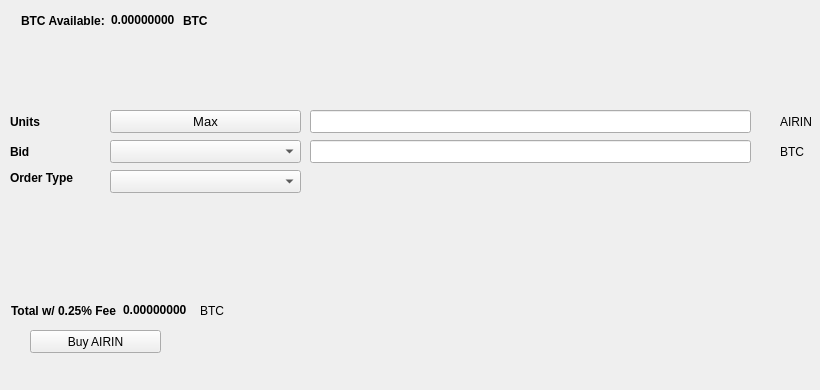
   <widget class="QWidget" name="BuyTab">
    <attribute name="title">
     <string>Buy</string>
    </attribute>
    <widget class="QPushButton" name="BuyAIRIN">
     <property name="geometry">
      <rect>
       <x>30</x>
       <y>330</y>
       <width>131</width>
       <height>23</height>
      </rect>
     </property>
     <property name="text">
      <string>Buy AIRIN</string>
     </property>
     <property name="icon">
      <iconset resource="../airin.qrc">
       <normaloff>:/icons/bitcoin</normaloff>:/icons/bitcoin</iconset>
     </property>
    </widget>
    <widget class="QLabel" name="label_3">
     <property name="geometry">
      <rect>
       <x>10</x>
       <y>110</y>
       <width>46</width>
       <height>23</height>
      </rect>
     </property>
     <property name="font">
      <font>
       <weight>75</weight>
       <bold>true</bold>
      </font>
     </property>
     <property name="text">
      <string>Units</string>
     </property>
    </widget>
    <widget class="QLineEdit" name="UnitsInput">
     <property name="geometry">
      <rect>
       <x>310</x>
       <y>110</y>
       <width>441</width>
       <height>23</height>
      </rect>
     </property>
     <property name="font">
      <font>
       <pointsize>9</pointsize>
       <weight>75</weight>
       <bold>true</bold>
      </font>
     </property>
    </widget>
    <widget class="QLineEdit" name="BuyBidPriceEdit">
     <property name="geometry">
      <rect>
       <x>310</x>
       <y>140</y>
       <width>441</width>
       <height>23</height>
      </rect>
     </property>
     <property name="font">
      <font>
       <pointsize>9</pointsize>
       <weight>75</weight>
       <bold>true</bold>
      </font>
     </property>
    </widget>
    <widget class="QLabel" name="label_4">
     <property name="geometry">
      <rect>
       <x>780</x>
       <y>110</y>
       <width>31</width>
       <height>23</height>
      </rect>
     </property>
     <property name="text">
      <string>AIRIN</string>
     </property>
    </widget>
    <widget class="QLabel" name="label_5">
     <property name="geometry">
      <rect>
       <x>780</x>
       <y>140</y>
       <width>31</width>
       <height>23</height>
      </rect>
     </property>
     <property name="text">
      <string>BTC</string>
     </property>
    </widget>
    <widget class="QLabel" name="label_6">
     <property name="geometry">
      <rect>
       <x>10</x>
       <y>140</y>
       <width>46</width>
       <height>23</height>
      </rect>
     </property>
     <property name="font">
      <font>
       <weight>75</weight>
       <bold>true</bold>
      </font>
     </property>
     <property name="text">
      <string>Bid</string>
     </property>
    </widget>
    <widget class="QLabel" name="label_7">
     <property name="geometry">
      <rect>
       <x>10</x>
       <y>170</y>
       <width>91</width>
       <height>16</height>
      </rect>
     </property>
     <property name="font">
      <font>
       <weight>75</weight>
       <bold>true</bold>
      </font>
     </property>
     <property name="text">
      <string>Order Type</string>
     </property>
    </widget>
    <widget class="QPushButton" name="Buy_Max_Amount">
     <property name="geometry">
      <rect>
       <x>110</x>
       <y>110</y>
       <width>191</width>
       <height>23</height>
      </rect>
     </property>
     <property name="font">
      <font>
       <pointsize>10</pointsize>
      </font>
     </property>
     <property name="text">
      <string>Max</string>
     </property>
    </widget>
    <widget class="QComboBox" name="BuyBidcomboBox">
     <property name="geometry">
      <rect>
       <x>110</x>
       <y>140</y>
       <width>191</width>
       <height>23</height>
      </rect>
     </property>
     <property name="font">
      <font>
       <pointsize>10</pointsize>
      </font>
     </property>
    </widget>
    <widget class="QComboBox" name="buyOrdertypeCombo">
     <property name="geometry">
      <rect>
       <x>110</x>
       <y>170</y>
       <width>191</width>
       <height>23</height>
      </rect>
     </property>
     <property name="font">
      <font>
       <pointsize>10</pointsize>
      </font>
     </property>
    </widget>
    <widget class="QWidget" name="layoutWidget1">
     <property name="geometry">
      <rect>
       <x>21</x>
       <y>11</y>
       <width>227</width>
       <height>19</height>
      </rect>
     </property>
     <layout class="QHBoxLayout" name="horizontalLayout_3">
      <item>
       <widget class="QLabel" name="label232">
        <property name="font">
         <font>
          <weight>75</weight>
          <bold>true</bold>
         </font>
        </property>
        <property name="text">
         <string>BTC Available:</string>
        </property>
       </widget>
      </item>
      <item>
       <widget class="QLabel" name="BtcAvailableLbl">
        <property name="palette">
         <palette>
          <active>
           <colorrole role="WindowText">
            <brush brushstyle="SolidPattern">
             <color alpha="255">
              <red>0</red>
              <green>0</green>
              <blue>0</blue>
             </color>
            </brush>
           </colorrole>
           <colorrole role="Button">
            <brush brushstyle="SolidPattern">
             <color alpha="255">
              <red>0</red>
              <green>170</green>
              <blue>0</blue>
             </color>
            </brush>
           </colorrole>
           <colorrole role="Light">
            <brush brushstyle="SolidPattern">
             <color alpha="255">
              <red>0</red>
              <green>255</green>
              <blue>0</blue>
             </color>
            </brush>
           </colorrole>
           <colorrole role="Midlight">
            <brush brushstyle="SolidPattern">
             <color alpha="255">
              <red>0</red>
              <green>212</green>
              <blue>0</blue>
             </color>
            </brush>
           </colorrole>
           <colorrole role="Dark">
            <brush brushstyle="SolidPattern">
             <color alpha="255">
              <red>0</red>
              <green>85</green>
              <blue>0</blue>
             </color>
            </brush>
           </colorrole>
           <colorrole role="Mid">
            <brush brushstyle="SolidPattern">
             <color alpha="255">
              <red>0</red>
              <green>113</green>
              <blue>0</blue>
             </color>
            </brush>
           </colorrole>
           <colorrole role="Text">
            <brush brushstyle="SolidPattern">
             <color alpha="255">
              <red>0</red>
              <green>170</green>
              <blue>0</blue>
             </color>
            </brush>
           </colorrole>
           <colorrole role="BrightText">
            <brush brushstyle="SolidPattern">
             <color alpha="255">
              <red>255</red>
              <green>255</green>
              <blue>255</blue>
             </color>
            </brush>
           </colorrole>
           <colorrole role="ButtonText">
            <brush brushstyle="SolidPattern">
             <color alpha="255">
              <red>0</red>
              <green>0</green>
              <blue>0</blue>
             </color>
            </brush>
           </colorrole>
           <colorrole role="Base">
            <brush brushstyle="SolidPattern">
             <color alpha="255">
              <red>255</red>
              <green>255</green>
              <blue>255</blue>
             </color>
            </brush>
           </colorrole>
           <colorrole role="Window">
            <brush brushstyle="SolidPattern">
             <color alpha="255">
              <red>0</red>
              <green>170</green>
              <blue>0</blue>
             </color>
            </brush>
           </colorrole>
           <colorrole role="Shadow">
            <brush brushstyle="SolidPattern">
             <color alpha="255">
              <red>0</red>
              <green>0</green>
              <blue>0</blue>
             </color>
            </brush>
           </colorrole>
           <colorrole role="AlternateBase">
            <brush brushstyle="SolidPattern">
             <color alpha="255">
              <red>127</red>
              <green>212</green>
              <blue>127</blue>
             </color>
            </brush>
           </colorrole>
           <colorrole role="ToolTipBase">
            <brush brushstyle="SolidPattern">
             <color alpha="255">
              <red>255</red>
              <green>255</green>
              <blue>220</blue>
             </color>
            </brush>
           </colorrole>
           <colorrole role="ToolTipText">
            <brush brushstyle="SolidPattern">
             <color alpha="255">
              <red>0</red>
              <green>0</green>
              <blue>0</blue>
             </color>
            </brush>
           </colorrole>
          </active>
          <inactive>
           <colorrole role="WindowText">
            <brush brushstyle="SolidPattern">
             <color alpha="255">
              <red>0</red>
              <green>0</green>
              <blue>0</blue>
             </color>
            </brush>
           </colorrole>
           <colorrole role="Button">
            <brush brushstyle="SolidPattern">
             <color alpha="255">
              <red>0</red>
              <green>170</green>
              <blue>0</blue>
             </color>
            </brush>
           </colorrole>
           <colorrole role="Light">
            <brush brushstyle="SolidPattern">
             <color alpha="255">
              <red>0</red>
              <green>255</green>
              <blue>0</blue>
             </color>
            </brush>
           </colorrole>
           <colorrole role="Midlight">
            <brush brushstyle="SolidPattern">
             <color alpha="255">
              <red>0</red>
              <green>212</green>
              <blue>0</blue>
             </color>
            </brush>
           </colorrole>
           <colorrole role="Dark">
            <brush brushstyle="SolidPattern">
             <color alpha="255">
              <red>0</red>
              <green>85</green>
              <blue>0</blue>
             </color>
            </brush>
           </colorrole>
           <colorrole role="Mid">
            <brush brushstyle="SolidPattern">
             <color alpha="255">
              <red>0</red>
              <green>113</green>
              <blue>0</blue>
             </color>
            </brush>
           </colorrole>
           <colorrole role="Text">
            <brush brushstyle="SolidPattern">
             <color alpha="255">
              <red>0</red>
              <green>170</green>
              <blue>0</blue>
             </color>
            </brush>
           </colorrole>
           <colorrole role="BrightText">
            <brush brushstyle="SolidPattern">
             <color alpha="255">
              <red>255</red>
              <green>255</green>
              <blue>255</blue>
             </color>
            </brush>
           </colorrole>
           <colorrole role="ButtonText">
            <brush brushstyle="SolidPattern">
             <color alpha="255">
              <red>0</red>
              <green>0</green>
              <blue>0</blue>
             </color>
            </brush>
           </colorrole>
           <colorrole role="Base">
            <brush brushstyle="SolidPattern">
             <color alpha="255">
              <red>255</red>
              <green>255</green>
              <blue>255</blue>
             </color>
            </brush>
           </colorrole>
           <colorrole role="Window">
            <brush brushstyle="SolidPattern">
             <color alpha="255">
              <red>0</red>
              <green>170</green>
              <blue>0</blue>
             </color>
            </brush>
           </colorrole>
           <colorrole role="Shadow">
            <brush brushstyle="SolidPattern">
             <color alpha="255">
              <red>0</red>
              <green>0</green>
              <blue>0</blue>
             </color>
            </brush>
           </colorrole>
           <colorrole role="AlternateBase">
            <brush brushstyle="SolidPattern">
             <color alpha="255">
              <red>127</red>
              <green>212</green>
              <blue>127</blue>
             </color>
            </brush>
           </colorrole>
           <colorrole role="ToolTipBase">
            <brush brushstyle="SolidPattern">
             <color alpha="255">
              <red>255</red>
              <green>255</green>
              <blue>220</blue>
             </color>
            </brush>
           </colorrole>
           <colorrole role="ToolTipText">
            <brush brushstyle="SolidPattern">
             <color alpha="255">
              <red>0</red>
              <green>0</green>
              <blue>0</blue>
             </color>
            </brush>
           </colorrole>
          </inactive>
          <disabled>
           <colorrole role="WindowText">
            <brush brushstyle="SolidPattern">
             <color alpha="255">
              <red>0</red>
              <green>85</green>
              <blue>0</blue>
             </color>
            </brush>
           </colorrole>
           <colorrole role="Button">
            <brush brushstyle="SolidPattern">
             <color alpha="255">
              <red>0</red>
              <green>170</green>
              <blue>0</blue>
             </color>
            </brush>
           </colorrole>
           <colorrole role="Light">
            <brush brushstyle="SolidPattern">
             <color alpha="255">
              <red>0</red>
              <green>255</green>
              <blue>0</blue>
             </color>
            </brush>
           </colorrole>
           <colorrole role="Midlight">
            <brush brushstyle="SolidPattern">
             <color alpha="255">
              <red>0</red>
              <green>212</green>
              <blue>0</blue>
             </color>
            </brush>
           </colorrole>
           <colorrole role="Dark">
            <brush brushstyle="SolidPattern">
             <color alpha="255">
              <red>0</red>
              <green>85</green>
              <blue>0</blue>
             </color>
            </brush>
           </colorrole>
           <colorrole role="Mid">
            <brush brushstyle="SolidPattern">
             <color alpha="255">
              <red>0</red>
              <green>113</green>
              <blue>0</blue>
             </color>
            </brush>
           </colorrole>
           <colorrole role="Text">
            <brush brushstyle="SolidPattern">
             <color alpha="255">
              <red>0</red>
              <green>85</green>
              <blue>0</blue>
             </color>
            </brush>
           </colorrole>
           <colorrole role="BrightText">
            <brush brushstyle="SolidPattern">
             <color alpha="255">
              <red>255</red>
              <green>255</green>
              <blue>255</blue>
             </color>
            </brush>
           </colorrole>
           <colorrole role="ButtonText">
            <brush brushstyle="SolidPattern">
             <color alpha="255">
              <red>0</red>
              <green>85</green>
              <blue>0</blue>
             </color>
            </brush>
           </colorrole>
           <colorrole role="Base">
            <brush brushstyle="SolidPattern">
             <color alpha="255">
              <red>0</red>
              <green>170</green>
              <blue>0</blue>
             </color>
            </brush>
           </colorrole>
           <colorrole role="Window">
            <brush brushstyle="SolidPattern">
             <color alpha="255">
              <red>0</red>
              <green>170</green>
              <blue>0</blue>
             </color>
            </brush>
           </colorrole>
           <colorrole role="Shadow">
            <brush brushstyle="SolidPattern">
             <color alpha="255">
              <red>0</red>
              <green>0</green>
              <blue>0</blue>
             </color>
            </brush>
           </colorrole>
           <colorrole role="AlternateBase">
            <brush brushstyle="SolidPattern">
             <color alpha="255">
              <red>0</red>
              <green>170</green>
              <blue>0</blue>
             </color>
            </brush>
           </colorrole>
           <colorrole role="ToolTipBase">
            <brush brushstyle="SolidPattern">
             <color alpha="255">
              <red>255</red>
              <green>255</green>
              <blue>220</blue>
             </color>
            </brush>
           </colorrole>
           <colorrole role="ToolTipText">
            <brush brushstyle="SolidPattern">
             <color alpha="255">
              <red>0</red>
              <green>0</green>
              <blue>0</blue>
             </color>
            </brush>
           </colorrole>
          </disabled>
         </palette>
        </property>
        <property name="font">
         <font>
          <weight>75</weight>
          <bold>true</bold>
         </font>
        </property>
        <property name="text">
         <string>0.00000000</string>
        </property>
        <property name="textInteractionFlags">
         <set>Qt::LinksAccessibleByMouse|Qt::TextSelectableByKeyboard|Qt::TextSelectableByMouse</set>
        </property>
       </widget>
      </item>
      <item>
       <widget class="QLabel" name="BtcAvailableLbl_2">
        <property name="font">
         <font>
          <weight>75</weight>
          <bold>true</bold>
         </font>
        </property>
        <property name="text">
         <string>BTC</string>
        </property>
       </widget>
      </item>
     </layout>
    </widget>
    <widget class="QWidget" name="layoutWidge2">
     <property name="geometry">
      <rect>
       <x>11</x>
       <y>301</y>
       <width>259</width>
       <height>19</height>
      </rect>
     </property>
     <layout class="QHBoxLayout" name="horizontalLayout_4">
      <item>
       <widget class="QLabel" name="label_9">
        <property name="font">
         <font>
          <weight>75</weight>
          <bold>true</bold>
         </font>
        </property>
        <property name="text">
         <string>Total w/ 0.25% Fee</string>
        </property>
       </widget>
      </item>
      <item>
       <widget class="QLabel" name="BuyCostLabel">
        <property name="palette">
         <palette>
          <active>
           <colorrole role="WindowText">
            <brush brushstyle="SolidPattern">
             <color alpha="255">
              <red>0</red>
              <green>0</green>
              <blue>0</blue>
             </color>
            </brush>
           </colorrole>
           <colorrole role="Button">
            <brush brushstyle="SolidPattern">
             <color alpha="255">
              <red>0</red>
              <green>170</green>
              <blue>0</blue>
             </color>
            </brush>
           </colorrole>
           <colorrole role="Light">
            <brush brushstyle="SolidPattern">
             <color alpha="255">
              <red>0</red>
              <green>255</green>
              <blue>0</blue>
             </color>
            </brush>
           </colorrole>
           <colorrole role="Midlight">
            <brush brushstyle="SolidPattern">
             <color alpha="255">
              <red>0</red>
              <green>212</green>
              <blue>0</blue>
             </color>
            </brush>
           </colorrole>
           <colorrole role="Dark">
            <brush brushstyle="SolidPattern">
             <color alpha="255">
              <red>0</red>
              <green>85</green>
              <blue>0</blue>
             </color>
            </brush>
           </colorrole>
           <colorrole role="Mid">
            <brush brushstyle="SolidPattern">
             <color alpha="255">
              <red>0</red>
              <green>113</green>
              <blue>0</blue>
             </color>
            </brush>
           </colorrole>
           <colorrole role="Text">
            <brush brushstyle="SolidPattern">
             <color alpha="255">
              <red>0</red>
              <green>170</green>
              <blue>0</blue>
             </color>
            </brush>
           </colorrole>
           <colorrole role="BrightText">
            <brush brushstyle="SolidPattern">
             <color alpha="255">
              <red>255</red>
              <green>255</green>
              <blue>255</blue>
             </color>
            </brush>
           </colorrole>
           <colorrole role="ButtonText">
            <brush brushstyle="SolidPattern">
             <color alpha="255">
              <red>0</red>
              <green>0</green>
              <blue>0</blue>
             </color>
            </brush>
           </colorrole>
           <colorrole role="Base">
            <brush brushstyle="SolidPattern">
             <color alpha="255">
              <red>255</red>
              <green>255</green>
              <blue>255</blue>
             </color>
            </brush>
           </colorrole>
           <colorrole role="Window">
            <brush brushstyle="SolidPattern">
             <color alpha="255">
              <red>0</red>
              <green>170</green>
              <blue>0</blue>
             </color>
            </brush>
           </colorrole>
           <colorrole role="Shadow">
            <brush brushstyle="SolidPattern">
             <color alpha="255">
              <red>0</red>
              <green>0</green>
              <blue>0</blue>
             </color>
            </brush>
           </colorrole>
           <colorrole role="AlternateBase">
            <brush brushstyle="SolidPattern">
             <color alpha="255">
              <red>127</red>
              <green>212</green>
              <blue>127</blue>
             </color>
            </brush>
           </colorrole>
           <colorrole role="ToolTipBase">
            <brush brushstyle="SolidPattern">
             <color alpha="255">
              <red>255</red>
              <green>255</green>
              <blue>220</blue>
             </color>
            </brush>
           </colorrole>
           <colorrole role="ToolTipText">
            <brush brushstyle="SolidPattern">
             <color alpha="255">
              <red>0</red>
              <green>0</green>
              <blue>0</blue>
             </color>
            </brush>
           </colorrole>
          </active>
          <inactive>
           <colorrole role="WindowText">
            <brush brushstyle="SolidPattern">
             <color alpha="255">
              <red>0</red>
              <green>0</green>
              <blue>0</blue>
             </color>
            </brush>
           </colorrole>
           <colorrole role="Button">
            <brush brushstyle="SolidPattern">
             <color alpha="255">
              <red>0</red>
              <green>170</green>
              <blue>0</blue>
             </color>
            </brush>
           </colorrole>
           <colorrole role="Light">
            <brush brushstyle="SolidPattern">
             <color alpha="255">
              <red>0</red>
              <green>255</green>
              <blue>0</blue>
             </color>
            </brush>
           </colorrole>
           <colorrole role="Midlight">
            <brush brushstyle="SolidPattern">
             <color alpha="255">
              <red>0</red>
              <green>212</green>
              <blue>0</blue>
             </color>
            </brush>
           </colorrole>
           <colorrole role="Dark">
            <brush brushstyle="SolidPattern">
             <color alpha="255">
              <red>0</red>
              <green>85</green>
              <blue>0</blue>
             </color>
            </brush>
           </colorrole>
           <colorrole role="Mid">
            <brush brushstyle="SolidPattern">
             <color alpha="255">
              <red>0</red>
              <green>113</green>
              <blue>0</blue>
             </color>
            </brush>
           </colorrole>
           <colorrole role="Text">
            <brush brushstyle="SolidPattern">
             <color alpha="255">
              <red>0</red>
              <green>170</green>
              <blue>0</blue>
             </color>
            </brush>
           </colorrole>
           <colorrole role="BrightText">
            <brush brushstyle="SolidPattern">
             <color alpha="255">
              <red>255</red>
              <green>255</green>
              <blue>255</blue>
             </color>
            </brush>
           </colorrole>
           <colorrole role="ButtonText">
            <brush brushstyle="SolidPattern">
             <color alpha="255">
              <red>0</red>
              <green>0</green>
              <blue>0</blue>
             </color>
            </brush>
           </colorrole>
           <colorrole role="Base">
            <brush brushstyle="SolidPattern">
             <color alpha="255">
              <red>255</red>
              <green>255</green>
              <blue>255</blue>
             </color>
            </brush>
           </colorrole>
           <colorrole role="Window">
            <brush brushstyle="SolidPattern">
             <color alpha="255">
              <red>0</red>
              <green>170</green>
              <blue>0</blue>
             </color>
            </brush>
           </colorrole>
           <colorrole role="Shadow">
            <brush brushstyle="SolidPattern">
             <color alpha="255">
              <red>0</red>
              <green>0</green>
              <blue>0</blue>
             </color>
            </brush>
           </colorrole>
           <colorrole role="AlternateBase">
            <brush brushstyle="SolidPattern">
             <color alpha="255">
              <red>127</red>
              <green>212</green>
              <blue>127</blue>
             </color>
            </brush>
           </colorrole>
           <colorrole role="ToolTipBase">
            <brush brushstyle="SolidPattern">
             <color alpha="255">
              <red>255</red>
              <green>255</green>
              <blue>220</blue>
             </color>
            </brush>
           </colorrole>
           <colorrole role="ToolTipText">
            <brush brushstyle="SolidPattern">
             <color alpha="255">
              <red>0</red>
              <green>0</green>
              <blue>0</blue>
             </color>
            </brush>
           </colorrole>
          </inactive>
          <disabled>
           <colorrole role="WindowText">
            <brush brushstyle="SolidPattern">
             <color alpha="255">
              <red>0</red>
              <green>85</green>
              <blue>0</blue>
             </color>
            </brush>
           </colorrole>
           <colorrole role="Button">
            <brush brushstyle="SolidPattern">
             <color alpha="255">
              <red>0</red>
              <green>170</green>
              <blue>0</blue>
             </color>
            </brush>
           </colorrole>
           <colorrole role="Light">
            <brush brushstyle="SolidPattern">
             <color alpha="255">
              <red>0</red>
              <green>255</green>
              <blue>0</blue>
             </color>
            </brush>
           </colorrole>
           <colorrole role="Midlight">
            <brush brushstyle="SolidPattern">
             <color alpha="255">
              <red>0</red>
              <green>212</green>
              <blue>0</blue>
             </color>
            </brush>
           </colorrole>
           <colorrole role="Dark">
            <brush brushstyle="SolidPattern">
             <color alpha="255">
              <red>0</red>
              <green>85</green>
              <blue>0</blue>
             </color>
            </brush>
           </colorrole>
           <colorrole role="Mid">
            <brush brushstyle="SolidPattern">
             <color alpha="255">
              <red>0</red>
              <green>113</green>
              <blue>0</blue>
             </color>
            </brush>
           </colorrole>
           <colorrole role="Text">
            <brush brushstyle="SolidPattern">
             <color alpha="255">
              <red>0</red>
              <green>85</green>
              <blue>0</blue>
             </color>
            </brush>
           </colorrole>
           <colorrole role="BrightText">
            <brush brushstyle="SolidPattern">
             <color alpha="255">
              <red>255</red>
              <green>255</green>
              <blue>255</blue>
             </color>
            </brush>
           </colorrole>
           <colorrole role="ButtonText">
            <brush brushstyle="SolidPattern">
             <color alpha="255">
              <red>0</red>
              <green>85</green>
              <blue>0</blue>
             </color>
            </brush>
           </colorrole>
           <colorrole role="Base">
            <brush brushstyle="SolidPattern">
             <color alpha="255">
              <red>0</red>
              <green>170</green>
              <blue>0</blue>
             </color>
            </brush>
           </colorrole>
           <colorrole role="Window">
            <brush brushstyle="SolidPattern">
             <color alpha="255">
              <red>0</red>
              <green>170</green>
              <blue>0</blue>
             </color>
            </brush>
           </colorrole>
           <colorrole role="Shadow">
            <brush brushstyle="SolidPattern">
             <color alpha="255">
              <red>0</red>
              <green>0</green>
              <blue>0</blue>
             </color>
            </brush>
           </colorrole>
           <colorrole role="AlternateBase">
            <brush brushstyle="SolidPattern">
             <color alpha="255">
              <red>0</red>
              <green>170</green>
              <blue>0</blue>
             </color>
            </brush>
           </colorrole>
           <colorrole role="ToolTipBase">
            <brush brushstyle="SolidPattern">
             <color alpha="255">
              <red>255</red>
              <green>255</green>
              <blue>220</blue>
             </color>
            </brush>
           </colorrole>
           <colorrole role="ToolTipText">
            <brush brushstyle="SolidPattern">
             <color alpha="255">
              <red>0</red>
              <green>0</green>
              <blue>0</blue>
             </color>
            </brush>
           </colorrole>
          </disabled>
         </palette>
        </property>
        <property name="font">
         <font>
          <weight>75</weight>
          <bold>true</bold>
         </font>
        </property>
        <property name="autoFillBackground">
         <bool>false</bool>
        </property>
        <property name="text">
         <string>0.00000000</string>
        </property>
        <property name="textInteractionFlags">
         <set>Qt::LinksAccessibleByMouse|Qt::TextSelectableByMouse</set>
        </property>
       </widget>
      </item>
      <item>
       <widget class="QLabel" name="label_10">
        <property name="font">
         <font>
          <weight>50</weight>
          <bold>false</bold>
         </font>
        </property>
        <property name="text">
         <string>BTC</string>
        </property>
       </widget>
      </item>
     </layout>
    </widget>
    <widget class="QLabel" name="label_24">
     <property name="geometry">
      <rect>
       <x>460</x>
       <y>300</y>
       <width>281</width>
       <height>81</height>
      </rect>
     </property>
     <property name="text">
      <string/>
     </property>
     <property name="pixmap">
      <pixmap>:/images/bittrex</pixmap>
     </property>
    </widget>
   </widget>
